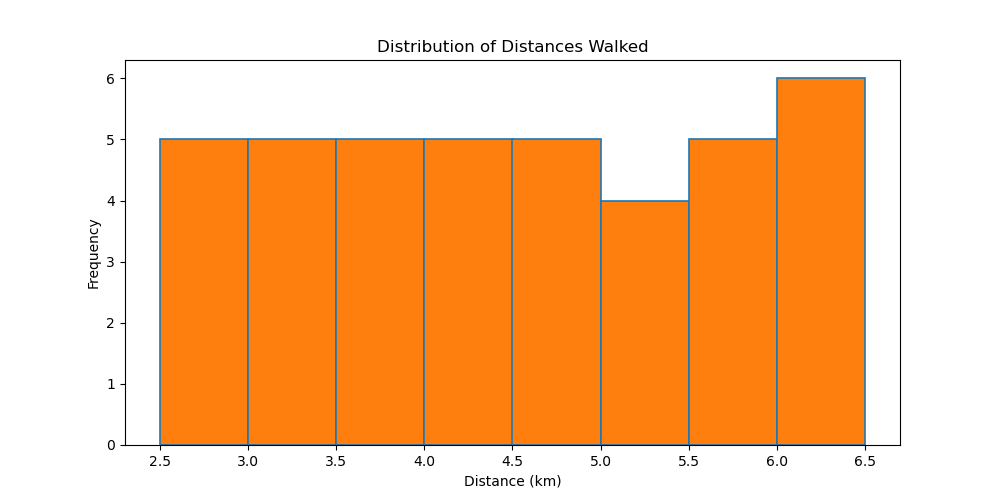

The Python source for this figure:

import matplotlib.pyplot as plt
import numpy as np

data = [2.5, 3.1, 3.0, 4.2, 2.8, 5.5, 6.3, 4.8, 4.1, 3.6, 2.7, 4.3, 5.2, 5.0, 4.9, 3.7, 3.3, 4.0, 4.5, 5.7, 6.2, 5.8, 6.1, 4.4, 4.6, 3.8, 3.2, 3.5, 2.6, 3.9, 5.4, 6.0, 5.6, 4.7, 3.4, 5.1, 2.9, 5.9, 6.4, 6.5]

bin_width = 0.5
bins = np.arange(min(data), max(data) + bin_width, bin_width)

fig, ax = plt.subplots(figsize=(10, 5))

ax.hist(data, bins=bins, orientation='vertical', color='#ff7f0e', edgecolor='#1f77b4', linewidth=1.2)

ax.set_title('Distribution of Distances Walked')
ax.set_ylabel('Frequency')
ax.set_xlabel('Distance (km)')

plt.show()
